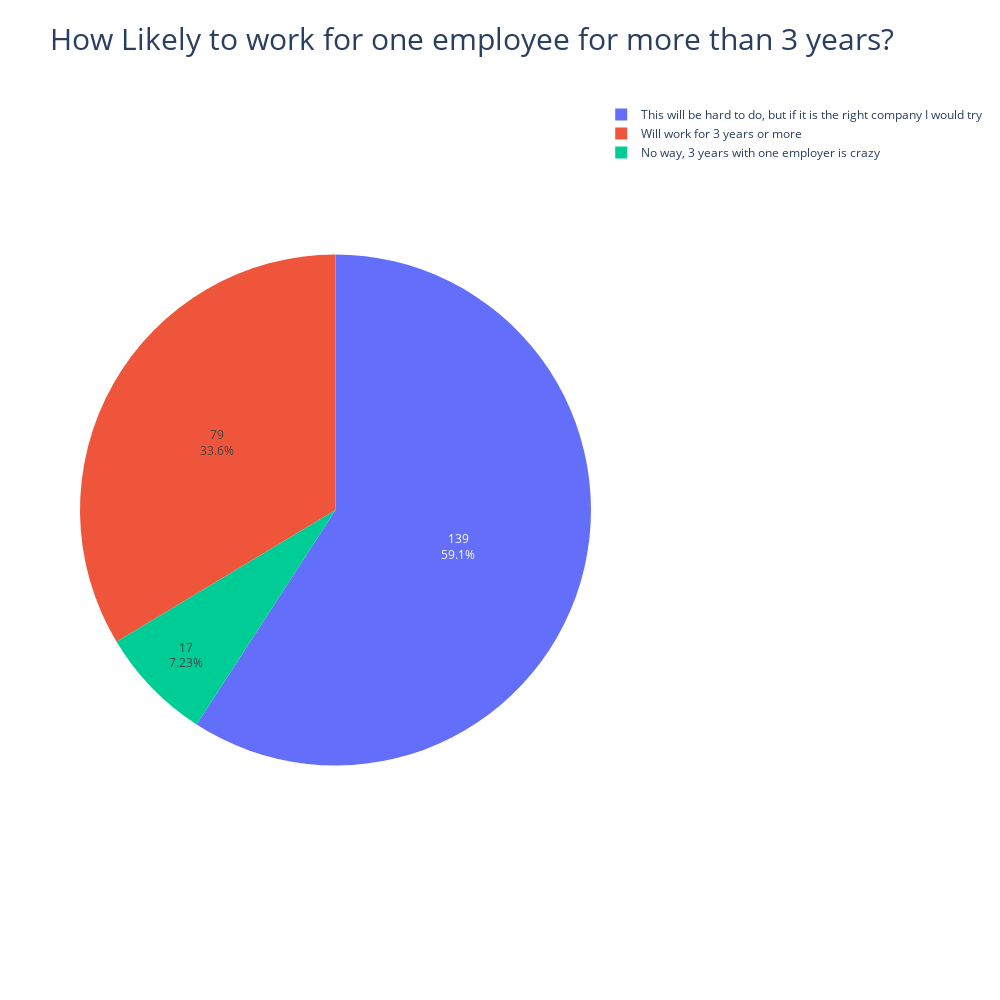

The cell this chart's notebook holds for it:
### Markdown cell above
## Working Duration for One Employee

### Code cell
workduration = df['How likely is that you will work for one employer for 3 years or more ?'].value_counts()
labels3 = workduration.index
values3 = workduration.values
fig3 = go.Figure(data=[go.Pie(labels=labels3, values=values3,textinfo='value+percent'
                                )])
fig3.update_layout(title_text = "How Likely to work for one employee for more than 3 years?", titlefont_size = 30,
       autosize=True, 
    width=1000,
    height=1000
)
fig.update_traces(hoverinfo='label+percent', textinfo='value+percent',
                  marker=dict(colors=['red','green','blue'], line=dict(color='#000000', width=2)))
fig3.show()

### Figure 1 — Plotly figure (JSON) as saved in the notebook; plotly's stock layout.template omitted (floating-point values rounded to 4 significant figures)
{"data": [{"labels": ["This will be hard to do, but if it is the right company I would try", "Will work for 3 years or more", "No way, 3 years with one employer is crazy"], "textinfo": "value+percent", "type": "pie", "values": [139, 79, 17]}], "layout": {"autosize": true, "height": 1000, "title": {"font": {"size": 30}, "text": "How Likely to work for one employee for more than 3 years?"}, "width": 1000}}
